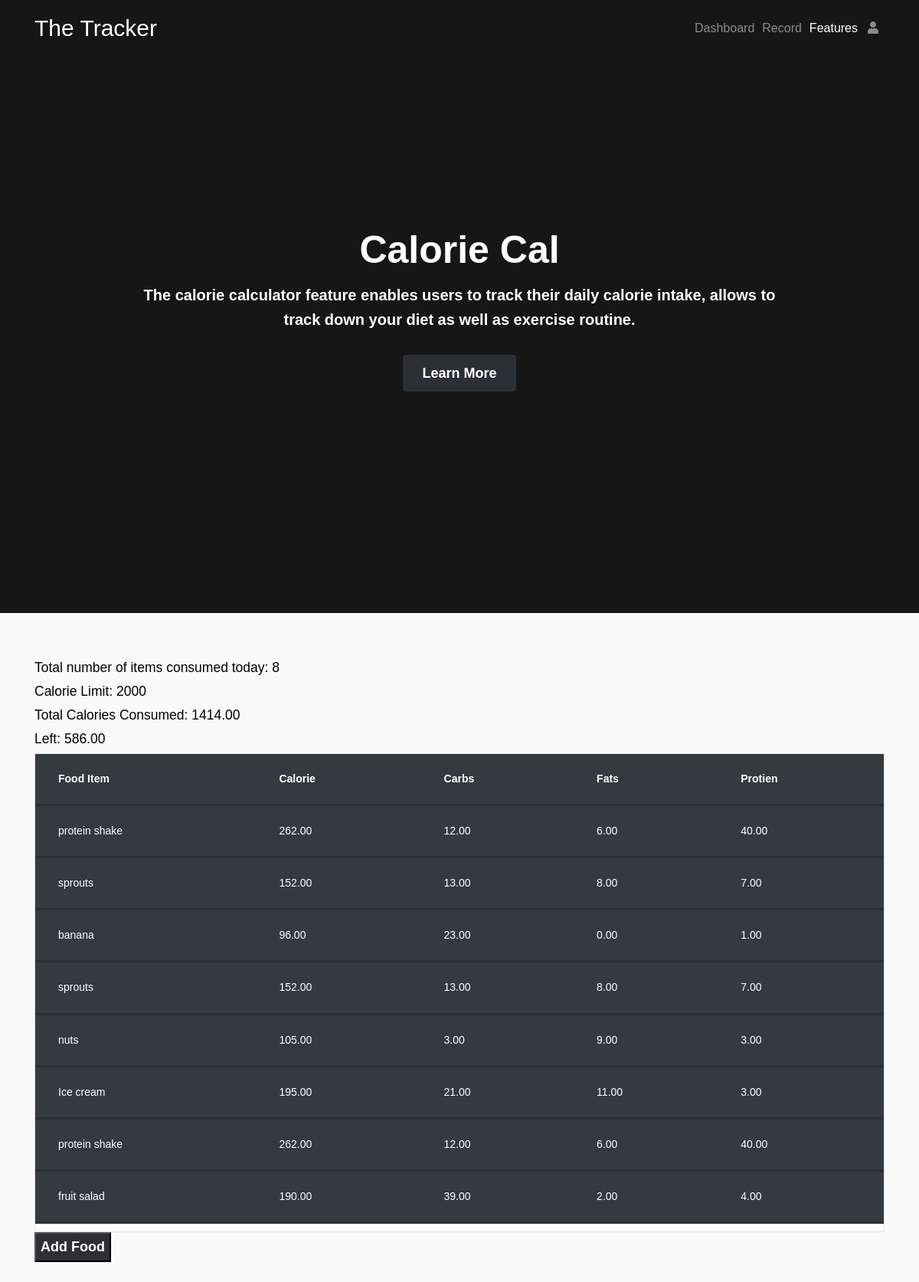
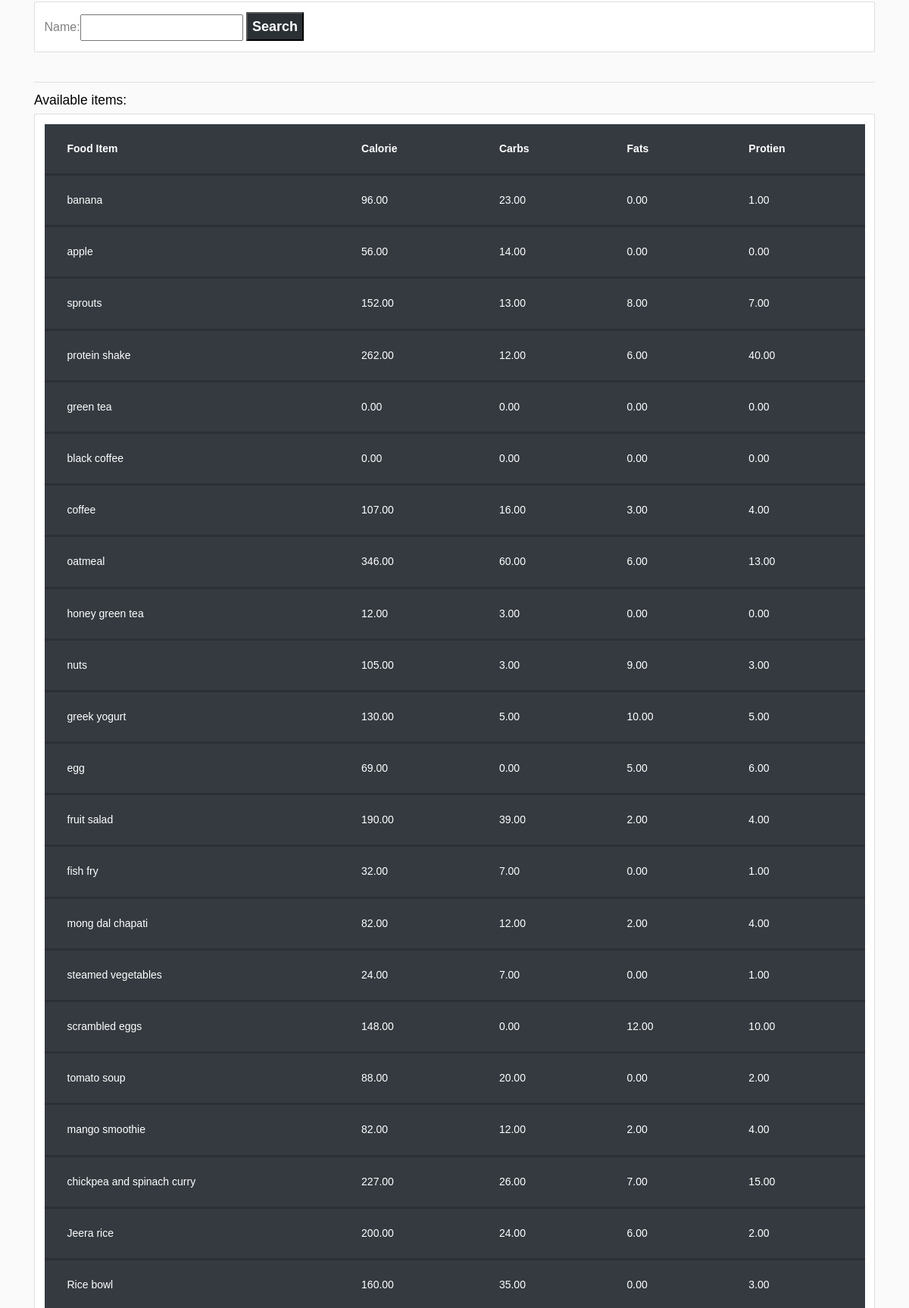
Page /Fityfeed/user/ (signed in, upper part) on the committed database (2 pictures, top to bottom).
### Fityfeed/models.py (models this page shows, shortened)
class Fooditem(models.Model):
    name = models.CharField(max_length=200)
    category = models.ManyToManyField(Category)
    carbohydrate = models.DecimalField(max_digits=5,decimal_places=2,default=0)
    fats = models.DecimalField(max_digits=5,decimal_places=2,default=0)
    protein = models.DecimalField(max_digits=5,decimal_places=2,default=0)
    calorie=models.DecimalField(max_digits=5,decimal_places=2,default=0,blank=True)
    quantity = models.IntegerField(default=1,null=True,blank=True)

### Fityfeed/views.py (the view)
# urls.py: path('user/',views.userPage,name='userPage'), #userPage
def userPage(request):
    user=request.user
    cust=user.customer
    fooditems=Fooditem.objects.filter()
    myfilter = fooditemFilter(request.GET,queryset=fooditems)
    fooditems=myfilter.qs
    total=UserFooditem.objects.all()
    myfooditems=total.filter(customer=cust)
    cnt=myfooditems.count()
    querysetFood=[]
    for food in myfooditems:
        querysetFood.append(food.fooditem.all())
    finalFoodItems=[]
    for items in querysetFood:
        for food_items in items:
            finalFoodItems.append(food_items)
    totalCalories=0
    for foods in finalFoodItems:
        totalCalories+=foods.calorie
    CalorieLeft=2000-totalCalories
    context={'CalorieLeft':CalorieLeft,'totalCalories':totalCalories,'cnt':cnt,'foodlist':finalFoodItems,'fooditem':fooditems,'myfilter':myfilter}
    return render(request,'user.html',context)

### Fityfeed/templates/user.html (shortened to what this page needs)
{% extends 'main.html' %}
{% block content %}
<head>
</head>
<h3>Total number of items consumed today: {{cnt}}</h3>
<div class="today">
	<div class="flex-box-row">
		<h3>Calorie Limit: 2000</h3>
		<h3>Total Calories Consumed: {{totalCalories}}</h3>
		<h3>Left: {{ CalorieLeft }}</h3>
	</div>
    <div class="card">
        <table class=" table table-bordered table-dark table-hover">
            <tr>
                <th>Food Item</th>
                <th>Calorie</th>
                <th>Carbs</th>
                <th>Fats</th>
                <th>Protien</th>
            </tr>
            {% for food in foodlist %}
            <tr>
                <td>{{food.name}}</td>
                <td> {{food.calorie}}</td>
                <td> {{food.carbohydrate}}</td>
                <td> {{food.fats}}</td>
				<td> {{food.protein}}</td>
			</tr>
            {% endfor %}
        </table>
	</div>
	<form action="{% url 'addFooditem' %}" method="POST">
		<button type="submit" class="button-primary"> Add Food
		</button>
	</form>
</div>
<br>
<div class="row">
	<div class="col">
		<div class="card card-body">
			<form method="get">
				{{myfilter.form}}
		    <button class="button-primary" type="submit">Search</button>
		  </form>
		</div>
	</div>
</div>
<br>
<hr>
<h3>Available items:</h3>
<div class="row">
	<div class="col-md">
		<div class="card card-body">
			<table class="table table-bordered table-dark table-hover">
				<tr>
					<th>Food Item</th>
					<th>Calorie</th>
					<th>Carbs</th>
					<th>Fats</th>
					<th>Protien</th>
				</tr>
				{% for food in fooditem %}
				<tr>
					<td>{{food.name}}</td>
					<td> {{food.calorie}}</td>
					<td> {{food.carbohydrate}}</td>
                    <td> {{food.fats}}</td>
                    <td> {{food.protein}}</td>
					</tr>
				{% endfor %}
			</table>
		</div>
	</div>
</div>
{% endblock %}

### expenseTracker/static/addmoney.css (style rules this page uses)
body, html { height: 100%; }
* { box-sizing: border-box; }
.button-primary { position: relative; background-color: #c0ca33; color: #fff; font-size: 1.8rem; font-weight: 700; transition: color 0.3s ease-in; z-index: 1; }
.button-primary::after { content: ""; position: absolute; bottom: 0; left: 0; right: 0; top: 0; background-color: #fff; border-radius: 4px; opacity: 0; -webkit-transform: scaleX(0.8); -ms-transform: scaleX(0.8); transform: scaleX(0.8); transition: all 0.3s ease-in; z-index: -1; }

### static/index/css/indexBoostrap.css (style rules this page uses)
html { font-size: 62.5%; }
body { margin: 0; font-family: -apple-system, BlinkMacSystemFont, "Segoe UI", Roboto, "Helvetica Neue", Arial, "Noto Sans", sans-serif, "Apple Color Emoji", "Segoe UI Emoji", "Segoe UI Symbol", "Noto Color Emoji"; font-size: 1rem; font-weight: 400; line-height: 1.5; color: #292521; text-align: left; background-color: #fff; }
.button-primary { position: relative; background-color: #c0ca33; color: #fff; font-size: 1.8rem; font-weight: 700; transition: color 0.3s ease-in; z-index: 1; }
.button-primary::after { content: ""; position: absolute; bottom: 0; left: 0; right: 0; top: 0; background-color: #fff; border-radius: 4px; opacity: 0; -webkit-transform: scaleX(0.8); -ms-transform: scaleX(0.8); transform: scaleX(0.8); transition: all 0.3s ease-in; z-index: -1; }

### Fityfeed/templates/navbar.html (style rules this page uses)
body { background:#fafafa }
.button-primary { position: relative; background-color: #2b3035; color: #fff; font-size: 1.8rem; font-weight: 700; transition: color 0.3s ease-in; z-index: 1; }

### rows in the picture
Fooditem: name "protein shake", calorie "262.00", carbohydrate "12.00", fats "6.00", protein "40.00"
Fooditem: name "sprouts", calorie "152.00", carbohydrate "13.00", fats "8.00", protein "7.00"
Fooditem: name "banana", calorie "96.00", carbohydrate "23.00", fats "0.00", protein "1.00"
Fooditem: name "nuts", calorie "105.00", carbohydrate "3.00", fats "9.00", protein "3.00"
Fooditem: name "Ice cream", calorie "195.00", carbohydrate "21.00", fats "11.00", protein "3.00"
Fooditem: name "fruit salad", calorie "190.00", carbohydrate "39.00", fats "2.00", protein "4.00"
Fooditem: name "apple", calorie "56.00", carbohydrate "14.00", fats "0.00", protein "0.00"
Fooditem: name "green tea", calorie "0.00", carbohydrate "0.00", fats "0.00", protein "0.00"
Fooditem: name "black coffee", calorie "0.00", carbohydrate "0.00", fats "0.00", protein "0.00"
Fooditem: name "coffee", calorie "107.00", carbohydrate "16.00", fats "3.00", protein "4.00"
Fooditem: name "oatmeal", calorie "346.00", carbohydrate "60.00", fats "6.00", protein "13.00"
Fooditem: name "honey green tea", calorie "12.00", carbohydrate "3.00", fats "0.00", protein "0.00"
Fooditem: name "greek yogurt", calorie "130.00", carbohydrate "5.00", fats "10.00", protein "5.00"
Fooditem: name "egg", calorie "69.00", carbohydrate "0.00", fats "5.00", protein "6.00"
Fooditem: name "fish fry", calorie "32.00", carbohydrate "7.00", fats "0.00", protein "1.00"
Fooditem: name "mong dal chapati", calorie "82.00", carbohydrate "12.00", fats "2.00", protein "4.00"
Fooditem: name "steamed vegetables", calorie "24.00", carbohydrate "7.00", fats "0.00", protein "1.00"
Fooditem: name "scrambled eggs", calorie "148.00", carbohydrate "0.00", fats "12.00", protein "10.00"
Fooditem: name "tomato soup", calorie "88.00", carbohydrate "20.00", fats "0.00", protein "2.00"
Fooditem: name "mango smoothie", calorie "82.00", carbohydrate "12.00", fats "2.00", protein "4.00"
Fooditem: name "chickpea and spinach curry", calorie "227.00", carbohydrate "26.00", fats "7.00", protein "15.00"
Fooditem: name "Jeera rice", calorie "200.00", carbohydrate "24.00", fats "6.00", protein "2.00"
Fooditem: name "Rice bowl", calorie "160.00", carbohydrate "35.00", fats "0.00", protein "3.00"

### other values in the picture
{{ cnt }} "8"
{{ totalCalories }} "1414.00"
{{ CalorieLeft }} "586.00"
